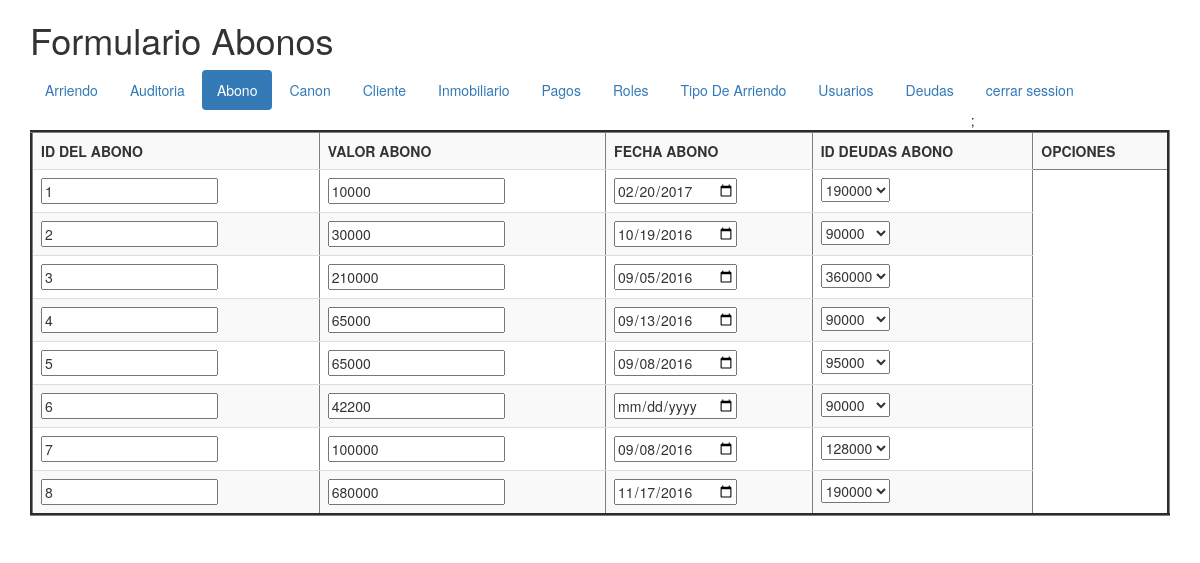
Screenshot of /vista/formularioabonos.php (signed in) with the database file from the repository.
### tables this page shows
CREATE TABLE `abonos` (
  `idabonos` mediumint(9) NOT NULL,
  `valorabono` mediumint(9) NOT NULL,
  `fechaabono` date NOT NULL,
  `iddeudasabonos` mediumint(9) NOT NULL
);

CREATE TABLE `deudas` (
  `idDeudas` mediumint(9) NOT NULL,
  `valorDeuda` mediumint(9) NOT NULL,
  `fechaDeuda` date NOT NULL,
  `saldoDeuda` int(11) NOT NULL,
  `idPagosDeudas` mediumint(9) NOT NULL
);

### modelo/abonos.php (called while the page is built, shortened)
<?php
class abonos {
    private $_conexion;
    private $_paginacion = 10;
    function __construct($conexion, $idabonos, $valorabono, $fechaabono, $iddeudasabonos) {
        $this->_conexion = $conexion;
    }
	function getRol($idusuario){
        $roles=mysqli_query($this->_conexion, "SELECT ".static::class."roles AS elpermiso FROM roles WHERE idRoles IN(SELECT idrolesusuarios FROM usuarios WHERE idusuarios =$idusuario)") or die (mysqli_error($this->_conexion));
        $unregistro=mysqli_fetch_array($roles);
        return $unregistro['elpermiso'];
    }
   function listar ($pagina){
        if ($pagina<=0){
            $listado = mysqli_query($this->_conexion, "SELECT * FROM abonos ORDER BY idabonos") or
                die (mysqli_error($this->_conexion));
        }else{
            $paginacionMax = $pagina * $this->_paginacion;
            $paginacionMin = $paginacionMax - $this->_paginacion;
            $listado =mysqli_query ($this->_conexion, "SELECT * FROM abonos ORDER BY idabonos
            LIMIT $paginacionMin, $paginacionMax") or die (mysqli_error($this->_conexion));
        }
        return $listado;
    }
}
?>

### modelo/deudas.php (called while the page is built, shortened)
<?php
class deudas {
    private $_conexion;
    private $_paginacion = 10;
    function __construct($conexion, $idDeudas, $valorDeuda, $fechaDeuda, $saldoDeuda, $idPagosDeudas) {
        $this->_conexion = $conexion;
    }
   function listar ($pagina){
        if ($pagina<=0){
            $listado = mysqli_query($this->_conexion, "SELECT * FROM deudas ORDER BY idDeudas") or
                die (mysqli_error($this->_conexion));
        }else{
            $paginacionMax = $pagina * $this->_paginacion;
            $paginacionMin = $paginacionMax - $this->_paginacion;
            $listado =mysqli_query ($this->_conexion, "SELECT * FROM deudas ORDER BY idDeudas
            LIMIT $paginacionMin, $paginacionMax") or die (mysqli_error($this->_conexion));
        }
        return $listado;
    }
}
?>

### vista/formularioabonos.php (the view, shortened to what this page needs)
<!DOCTYPE html>
<?php
if (isset($_SESSION ['id'])){
?>
<html>
	<div class="container">
    <head>
<link rel="stylesheet" href="https://maxcdn.bootstrapcdn.com/bootstrap/3.3.7/css/bootstrap.min.css">
<link rel="stylesheet" href="https://maxcdn.bootstrapcdn.com/bootstrap/3.3.7/css/bootstrap.min.css">
    </head>
    <body>
        <header>
        <h1>Formulario Abonos</h1>
             <?php
               include_once("menu.php");
            ?>
        </header>
        <table border="3px" class="table table-striped">
            <tbody>
                <tr>
                    <th scope = "col">ID DEL ABONO</th>
                  <th scope = "col">VALOR ABONO</th>
                  <th scope = "col">FECHA ABONO</th>
                  <th scope = "col">ID DEUDAS ABONO</th>
                   <th scope = "col">OPCIONES</th>
                </tr>
 <?php
    $objetoConexion = new conexion();
    $conexion = $objetoConexion->conectar();
    include_once("../modelo/deudas.php");
     $objetodeudas =  new deudas ($conexion,'idDeudas','valorDeuda','fechaDeuda','saldoDeuda','idPagosDeudas');
      $listadeudas= $objetodeudas->listar(0);
     include_once("../modelo/abonos.php");
     $objetoabonos =  new abonos ($conexion,'idabonos','valorabono','fechaabono','iddeudasabonos');
      $listaabonos= $objetoabonos->listar(0);
	$permiso = $objetoabonos->getRol($_SESSION['id']);
	if (stripos($permiso,"r")!==false){
    while($unRegistro = mysqli_fetch_array($listaabonos)){
        echo '<tr><form idabonos="fModificaabonos"'.$unRegistro["idabonos"].' action="../controlador/Controladorabonos.php" method="post">';
        echo '<td><input type="number" name="fidabonos"  value="'.$unRegistro['idabonos'].'"></td>';
        echo '<td><input type="number" name="fvalorabono"  value="'.$unRegistro['valorabono'].'"></td>';
        echo '<td><input type="date" name="ffechaabono"  value="'.$unRegistro['fechaabono'].'"></td>';
        echo '<td> <select name="fiddeudasabonos">';
        while($otroRegistro = mysqli_fetch_array($listadeudas)){
         echo "<option value='".$otroRegistro['idDeudas']."'";
            if ($unRegistro['iddeudasabonos']==$otroRegistro['idDeudas']){
               echo " selected ";
            }
         echo  ">{$otroRegistro['valorDeuda']}</option>";
        }
        mysqli_data_seek($listadeudas,0);
       echo '</select> </td>';
        echo '</form></tr>';
    }
	}
 ?>
    </body>
	</div>
</html>
<?php
  }else{
 header ("location:../index.php");
}
?>

### rows the page displays
abonos: fidabonos "1", fvalorabono "10000", ffechaabono "02/20/2017", fiddeudasabonos "190000"
abonos: fidabonos "2", fvalorabono "30000", ffechaabono "10/19/2016", fiddeudasabonos "90000"
abonos: fidabonos "3", fvalorabono "210000", ffechaabono "09/05/2016", fiddeudasabonos "360000"
abonos: fidabonos "4", fvalorabono "65000", ffechaabono "09/13/2016", fiddeudasabonos "90000"
abonos: fidabonos "5", fvalorabono "65000", ffechaabono "09/08/2016", fiddeudasabonos "95000"
abonos: fidabonos "6", fvalorabono "42200", fiddeudasabonos "90000"
abonos: fidabonos "7", fvalorabono "100000", ffechaabono "09/08/2016", fiddeudasabonos "128000"
abonos: fidabonos "8", fvalorabono "680000", ffechaabono "11/17/2016"

### other values shown
form field fiddeudasabonos "190000"
